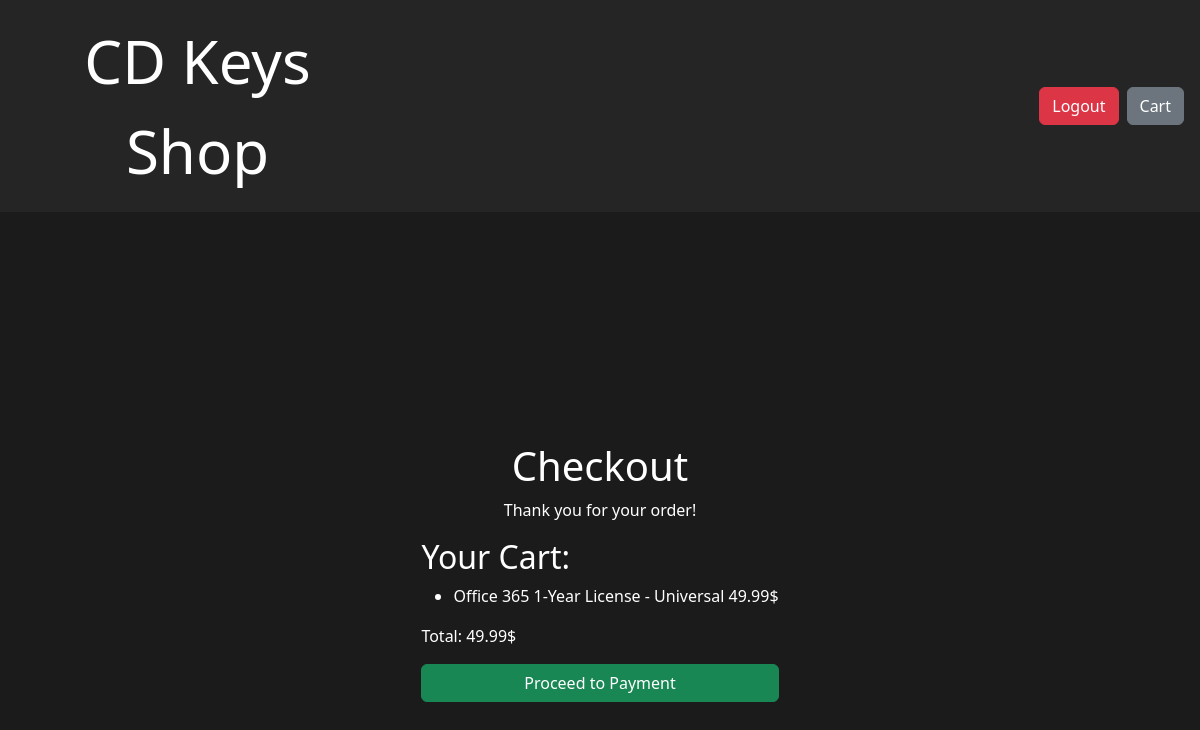
Screenshot of /checkout/ (signed in) with the database file from the repository.
### cdkeyshop/models.py (models this page shows, shortened)
class CartProduct(models.Model):
    cart = models.ForeignKey(Cart, on_delete=models.CASCADE)
    product = models.ForeignKey(Product, on_delete=models.CASCADE)

class Product(models.Model):
    name = models.CharField(max_length=255, null=False, blank=False, default="Product name")
    description = models.CharField(max_length=255, null=False, blank=False, default="Product description")
    price = models.DecimalField(decimal_places=2, max_digits=6, null=False, blank=False, default=0.00)
    image = models.ImageField(upload_to="product_images/")
    available_stock = models.IntegerField(default=0)

### cdkeyshop/views.py (the view)
# urls.py: path('checkout/', views.checkout, name='checkout'),  # Add checkout route
@login_required
def checkout(request):
    cart, created = Cart.objects.get_or_create(user=request.user)
    cart_products = cart.cartproduct_set.all()  # Get all cart products associated with the cart
    if cart_products:  # Check if cart is not empty
        return render(request, 'checkout.html', {'cart_products': cart_products, 'total': cart.calculate_total()})
    else:
        return redirect('index')  # Redirect to index page if cart is empty

### cdkeyshop/models.py (called while the page is built)
    def calculate_total(self):
        cart_products = CartProduct.objects.filter(cart=self)
        return sum(cart_product.product.price for cart_product in cart_products)

### cdkeyshop/templates/checkout.html (shortened to what this page needs)
{% extends 'base.html' %}
{% block content %}
    <div class="d-flex flex-column h-100 align-items-center justify-content-center">
        <h1>Checkout</h1>
        <p>Thank you for your order!</p>
        <div class="cart-contents">
            <h2>Your Cart:</h2>
            {% if cart_products %}
                <ul>
                    {% for cart_product in cart_products %}
                        <li>
                            <span>{{ cart_product.product.name }}</span>
                            <span>{{ cart_product.product.price }}$</span>
                        </li>
                    {% endfor %}
                </ul>
                <p class="cart-total">Total: {{ total }}$</p>
                <form action="{% url 'payment' %}" method="get">
                    <button class="btn btn-success w-100" type="submit">Proceed to Payment</button>
                </form>
            {% else %}
                <p>Your cart is empty.</p>
            {% endif %}
        </div>
    </div>
{% endblock %}

### rows the page displays
CartProduct: product.name "Office 365 1-Year License - Universal", product.price "49.99"

### other values shown
{{ total }} "49.99"
